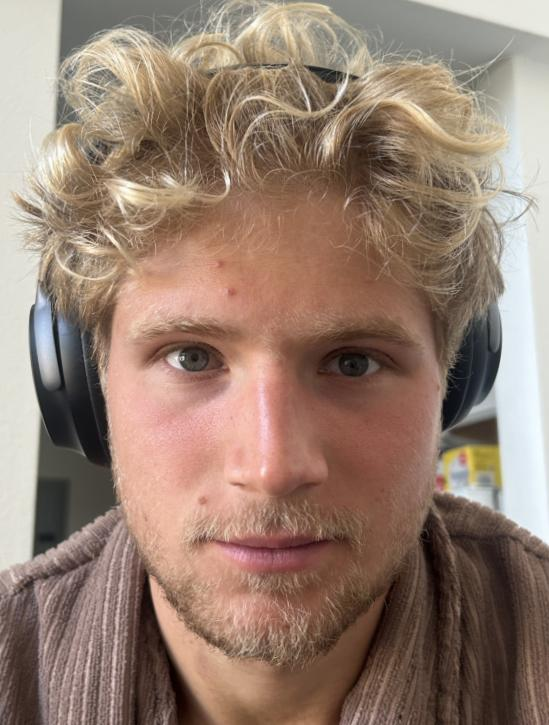
#> input picture 2/media/wikshi/aligned_wiktor.jpg, 549 x 725 px, found by its file name
$ python custom_mask.py
#> lines starting #> are read from the running program, lines starting #| are printed output that depends on the picture
import cv2
import numpy as np

# Initialize variables
point1 = None  # First corner of the rectangle
point2 = None  # Second corner of the rectangle
clicks = 0  # Track number of clicks (even for point1, odd for point2)


# Mouse callback function to handle the two-point rectangle drawing
def select_points(event, x, y, flags, param):
    global point1, point2, clicks

    if event == cv2.EVENT_LBUTTONDOWN:
        clicks += 1

        if clicks % 2 == 1:
            # First point (corner of the rectangle)
            point1 = (x, y)
        elif clicks % 2 == 0:
            # Second point (opposite corner of the rectangle)
            point2 = (x, y)
            cv2.rectangle(mask, point1, point2, (255, 255, 255), -1)  # Draw the rectangle on the mask


# Load the input image
input_image = cv2.imread('spline/aligned_wiktor.jpg')
#> input_image is the input picture: shape (725, 549, 3); mean B, G, R 112.2, 126.3, 149.7
height, width = input_image.shape[:2]
#> height = 725; width = 549

# Create a fully black image (mask)
mask = np.zeros((height, width, 3), np.uint8)

# Create a window and bind the mouse callback function
cv2.namedWindow('image')
cv2.setMouseCallback('image', select_points)

while True:
    # Display the input image and mask side by side
    combined_image = np.hstack((input_image, mask))
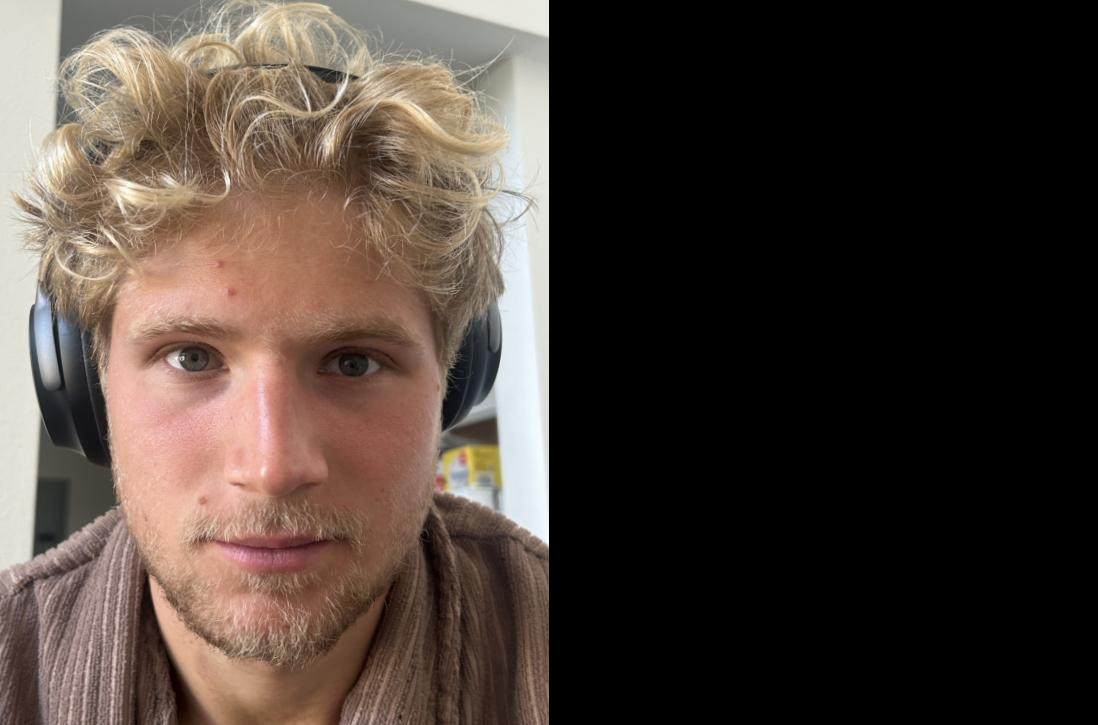
#> combined_image: shape (725, 1098, 3); mean B, G, R 56.1, 63.2, 74.9
    cv2.imshow('image', combined_image)

    # Press 'q' to quit or 'r' to reset the mask
    key = cv2.waitKey(1) & 0xFF
#> (key q is pressed here)
    if key == ord('q'):
        break
    elif key == ord('r'):
        mask[:] = 0  # Reset mask to fully black

# Save the mask as a file
cv2.imwrite('spline/wikshi_mask.png', mask)

# Clean up
cv2.destroyAllWindows()

$ run again, with 2/media/wikshi/aligned_me.jpg copied over 2/media/wikshi/aligned_wiktor.jpg
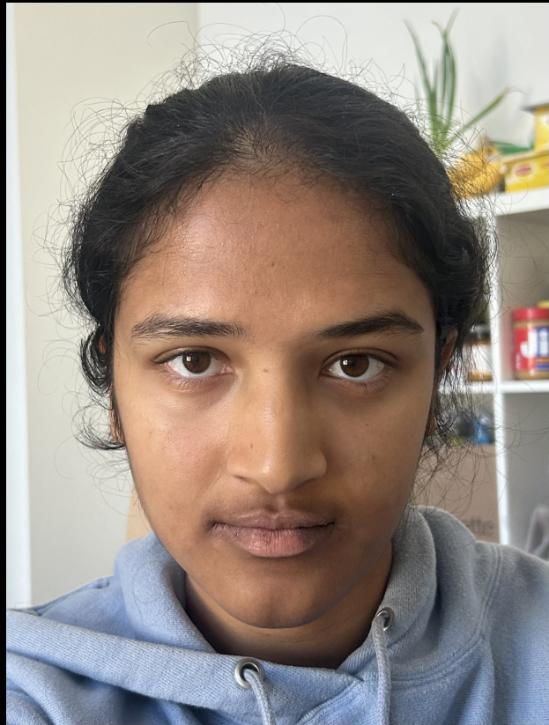
#> input picture 2/media/wikshi/aligned_me.jpg, 549 x 725 px, found by its file name
#> input_image is the input picture: shape (725, 549, 3); mean B, G, R 128.9, 136.3, 147.8
#> `combined_image = np.hstack((input_image, mask))`:
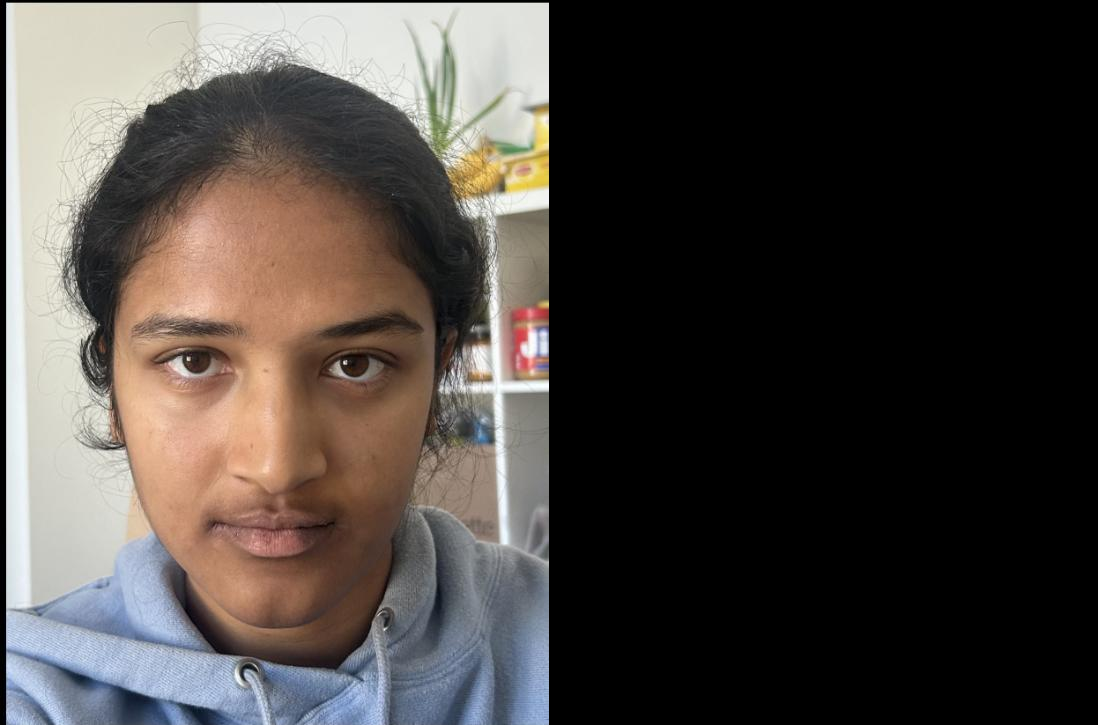
#> combined_image: shape (725, 1098, 3); mean B, G, R 64.5, 68.2, 73.9

$ run again, with 2/media/wikshi/wiktor.jpg copied over 2/media/wikshi/aligned_wiktor.jpg
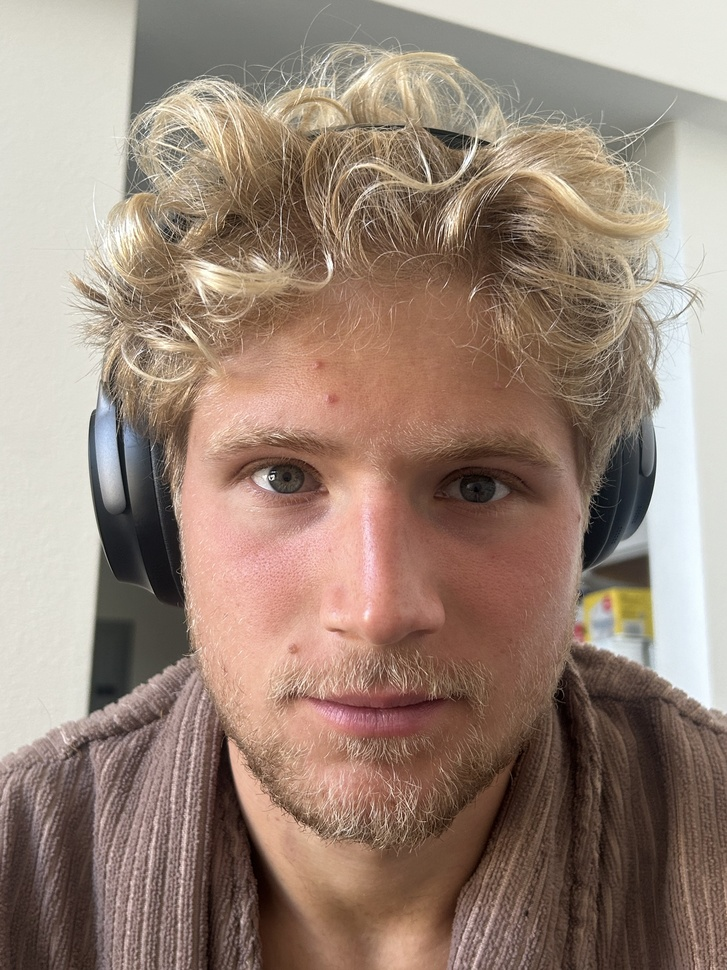
#> input picture 2/media/wikshi/wiktor.jpg, 727 x 970 px, shrunk from 3024 x 4032 before the run, found by its file name
#> input_image is the input picture: shape (970, 727, 3); mean B, G, R 119.9, 133.2, 154
#> `combined_image = np.hstack((input_image, mask))`:
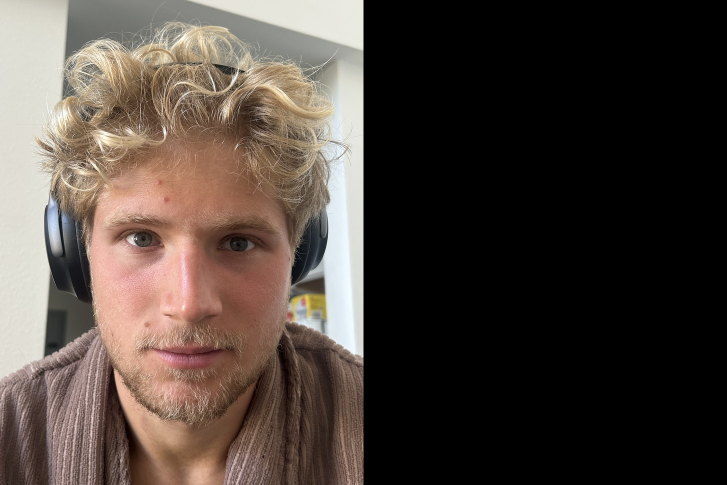
#> combined_image: shape (970, 1454, 3) (shown at 1/2 size); mean B, G, R 60, 66.6, 77
